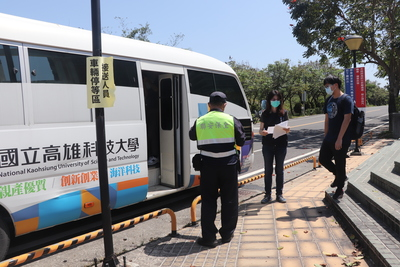
#> input picture homework2/123.jpg, 400 x 267 px
$ python HW1.py   (older library calls are emulated)
#> lines starting #> are read from the running program, lines starting #| are printed output that depends on the picture
import cv2
import numpy as np

img   =   cv2.imread("123.jpg",0) #gray
#> img: shape (267, 400); min 0, max 255, mean 129.1
#-------------------------------------
x = cv2.Sobel(img,cv2.CV_16S,1,0)
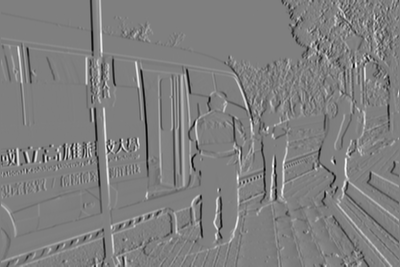
#> x: shape (267, 400) int16; min -895, max 896, mean -1.2; drawn with min black and max white
y = cv2.Sobel(img,cv2.CV_16S,0,1)
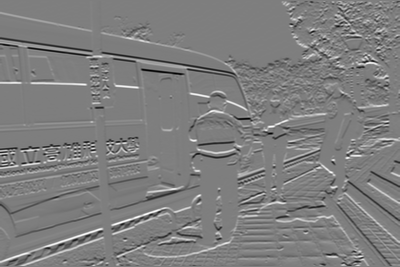
#> y: shape (267, 400) int16; min -832, max 843, mean -0.1; drawn with min black and max white
absX = cv2.convertScaleAbs(x)
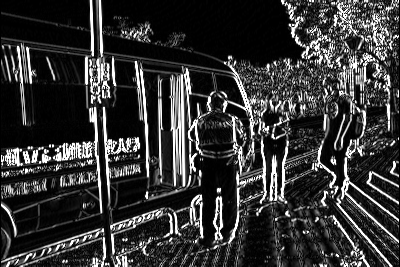
#> absX: shape (267, 400); min 0, max 255, mean 53.8
absY = cv2.convertScaleAbs(y)
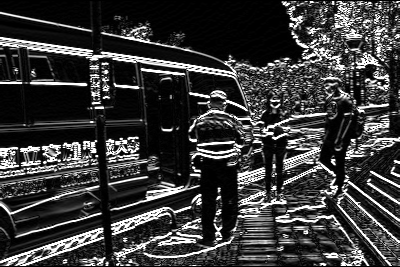
#> absY: shape (267, 400); min 0, max 255, mean 58.6
Sobel = cv2.addWeighted(absX,0.5,absY,0.5,0)
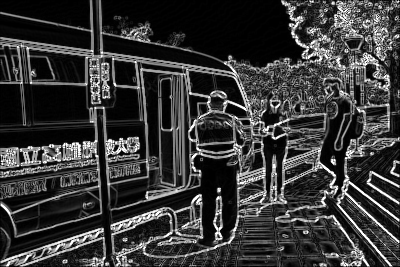
#> Sobel: shape (267, 400); min 0, max 255, mean 56.2
#-------------------------------------
Gaus = cv2.GaussianBlur(img,(3,3),0)
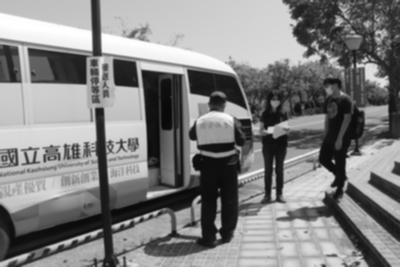
#> Gaus: shape (267, 400); min 9, max 255, mean 129.2
Canny  = cv2.Canny(Gaus , 50 , 150)
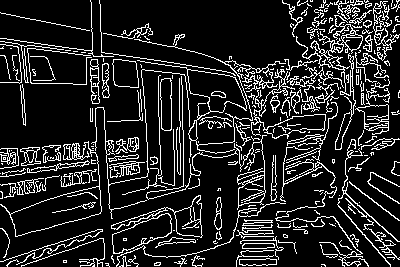
#> Canny: shape (267, 400); 14.8% white in thin lines or dots
#-------------------------------------
cv2.imshow("original",img)
cv2.imshow("Sobel_X",absX)
cv2.imshow("Sobel_Y",absY)
cv2.imshow("Sobel",Sobel)
cv2.imshow("Canny",Canny)
#-------------------------------------
cv2.imwrite('original.png',img)
cv2.imwrite('Sobel_X.png',absX)
cv2.imwrite('Sobel_Y.png',absY)
cv2.imwrite('Sobel.png',Sobel)
cv2.imwrite('Canny.png',Canny)
cv2.waitKey(0)

$ run again, with homework2/成果圖.jpg copied over homework2/123.jpg
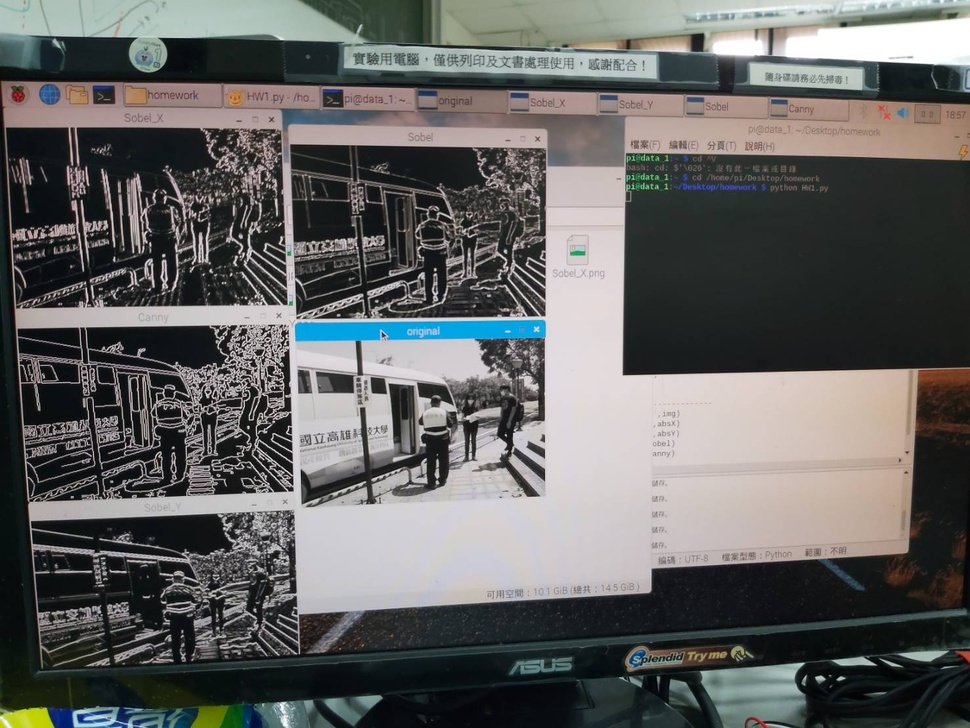
#> input picture homework2/成果圖.jpg, 970 x 728 px, shrunk from 1477 x 1108 before the run
#> `y = cv2.Sobel(img,cv2.CV_16S,0,1)`:
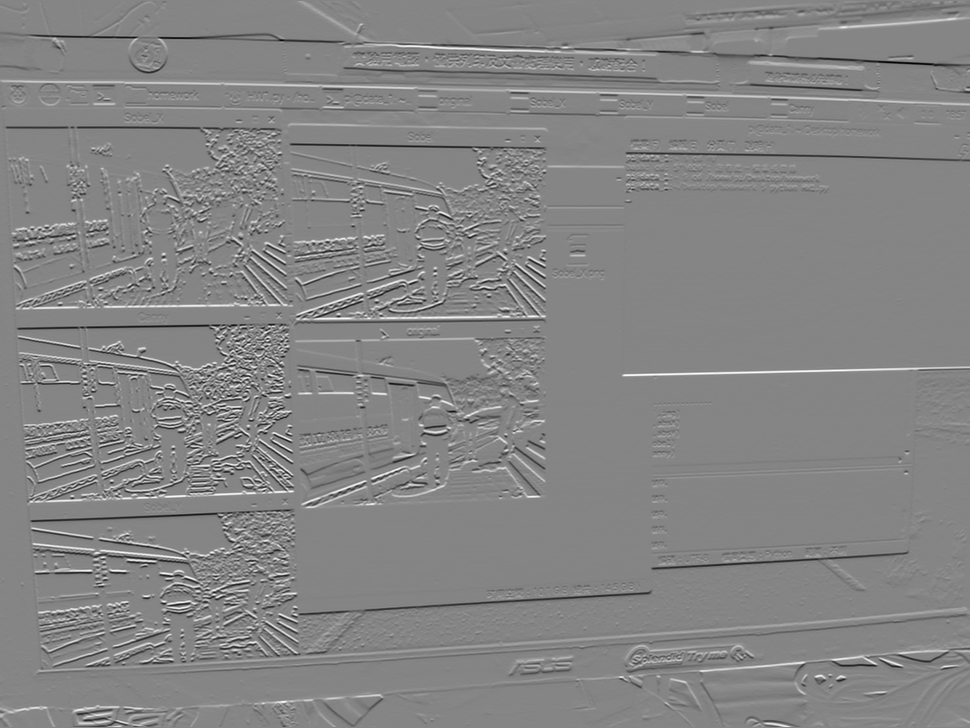
#> y: shape (728, 970) int16; min -862, max 787, mean -1.2; drawn with min black and max white
#> `Canny  = cv2.Canny(Gaus , 50 , 150)`:
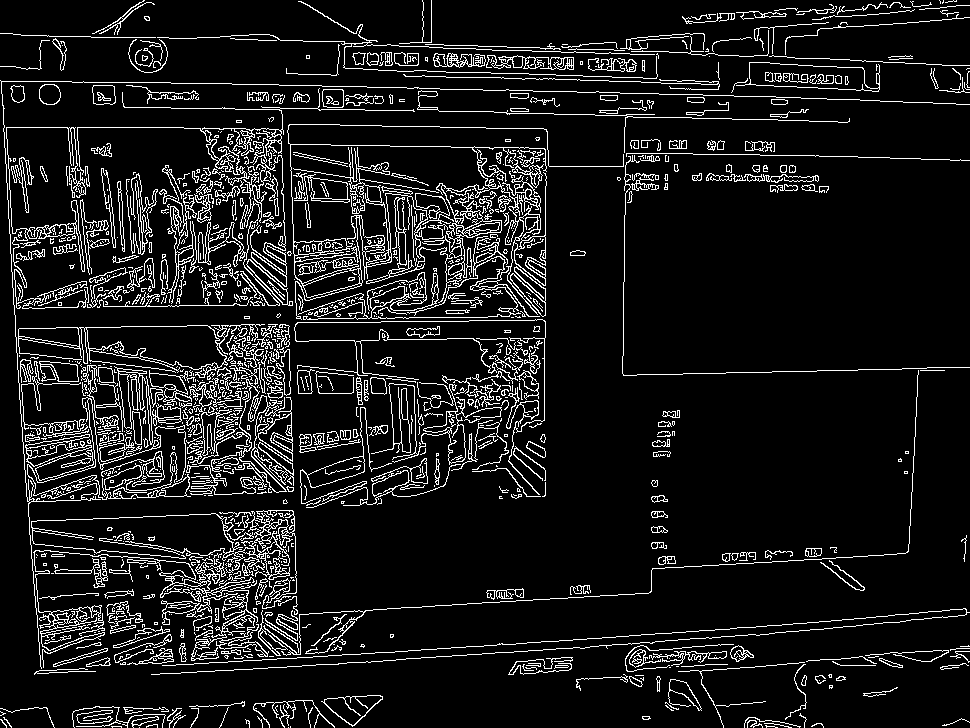
#> Canny: shape (728, 970); 9.8% white in thin lines or dots
